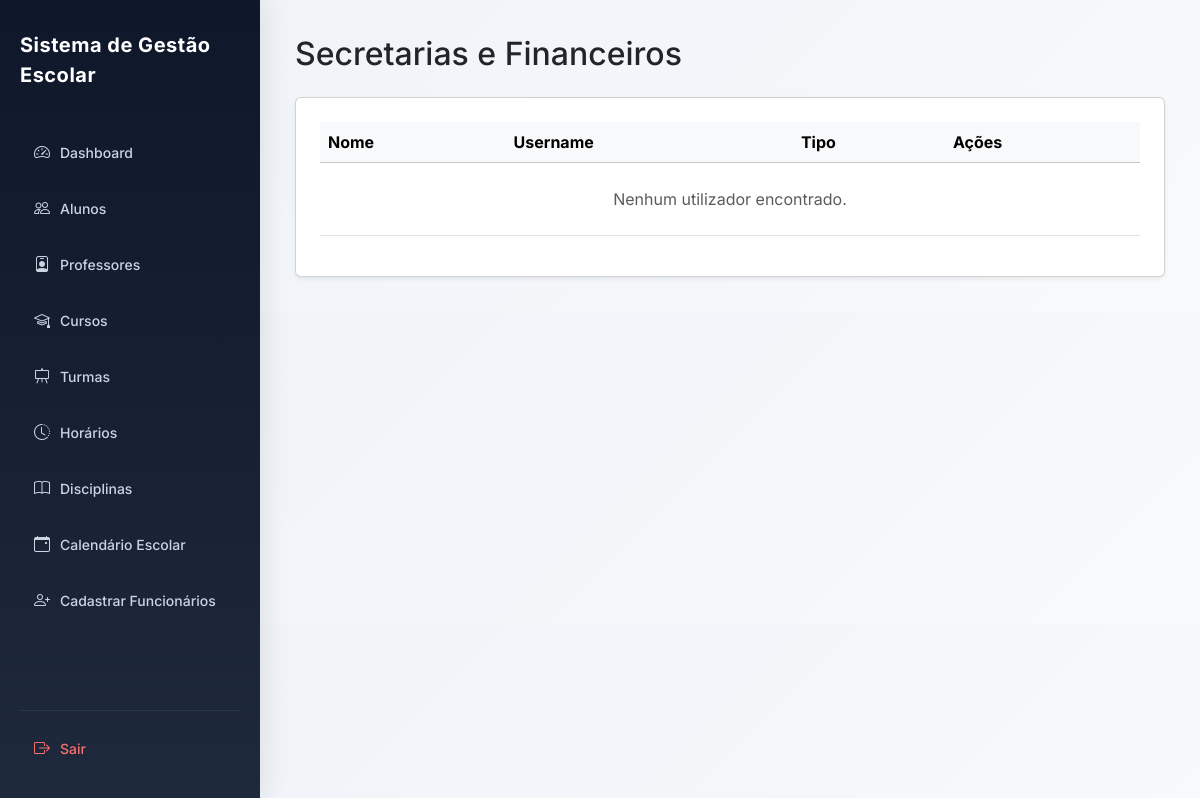
The page /secretarias/ (signed in) on the database as committed earlier.
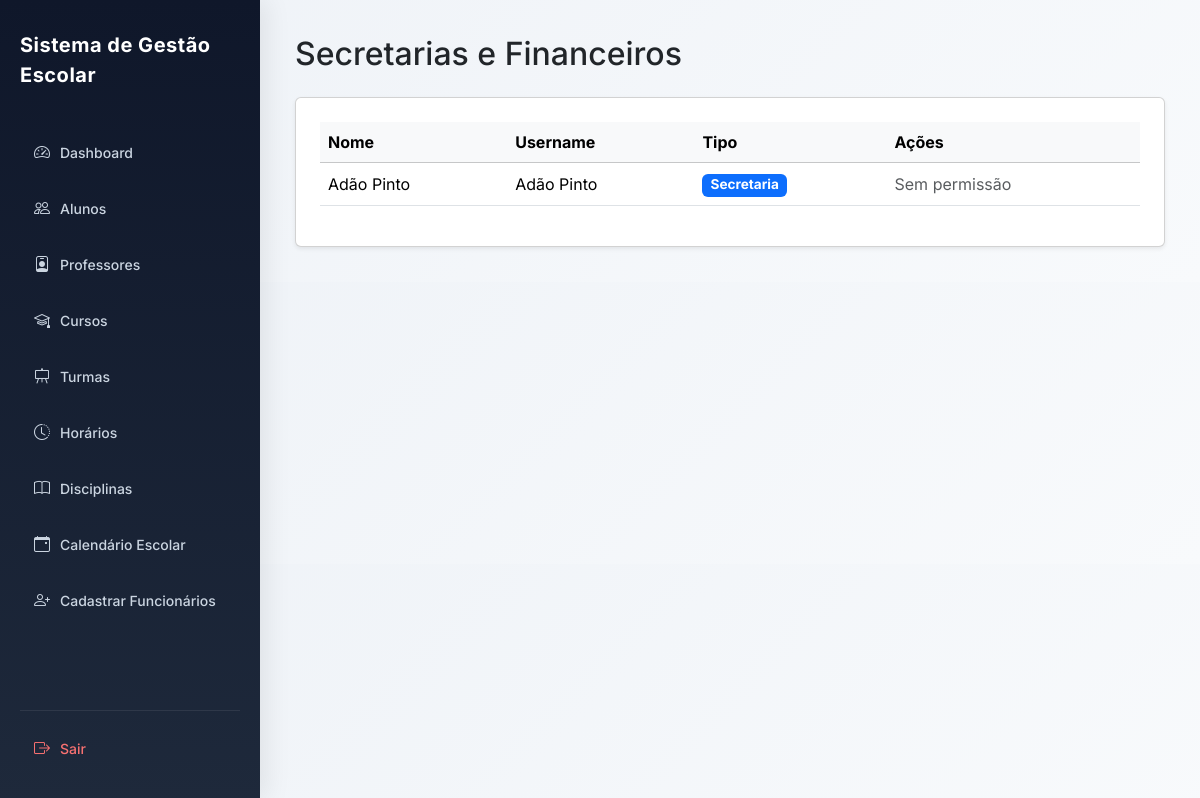
The same page on the database as committed later.
### users/models.py (models this page shows, shortened)
class User(AbstractUser):
    ROLE_CHOICES = (
        ('SUPERADMIN', 'Super Admin'),
        ('DIRETOR', 'Diretor'),
        ('PROFESSOR', 'Professor'),
        ('ALUNO', 'Aluno'),
        ('FINANCEIRO', 'Financeiro'),
        ('SECRETARIA', 'Secretaria'),
    )
    role = models.CharField(
        max_length=20,
        choices=ROLE_CHOICES,
        default='ALUNO'
    )
    ativo = models.BooleanField(default=True)
    escola = models.ForeignKey(
        'academic.Escola',
        on_delete=models.CASCADE,
        null=True,
        blank=True,
        related_name="usuarios"
    )
    criado_em = models.DateTimeField(auto_now_add=True)
    objects = UserManager()

### core/views.py (the view)
# urls.py: path('secretarias/', views.lista_secretarias, name='lista_secretarias'),
@login_required
def lista_secretarias(request):
    secretarias = User.objects.filter(role__in=['SECRETARIA', 'FINANCEIRO'])
    return render(request, 'lista_secretarias.html', {
        'secretarias': secretarias
    })

### core/templates/lista_secretarias.html (shortened to what this page needs)
{% extends "base.html" %}
{% block content %}
<h2 class="mb-4">Secretarias e Financeiros</h2>
<div class="card shadow-sm p-4">
    <div class="table-responsive">
        <table class="table table-hover align-middle">
            <thead class="table-light">
                <tr>
                    <th>Nome</th>
                    <th>Username</th>
                    <th>Tipo</th>
                    <th>Ações</th>
                </tr>
            </thead>
            <tbody>
                {% for user in secretarias %}
                <tr>
                    <td>{{ user.get_full_name }}</td>
                    <td>{{ user.username }}</td>
                    <td>
                        {% if user.role == 'SECRETARIA' %}
                            <span class="badge bg-primary">Secretaria</span>
                        {% elif user.role == 'FINANCEIRO' %}
                            <span class="badge bg-success">Financeiro</span>
                        {% else %}
                            <span class="badge bg-secondary">{{ user.get_role_display }}</span>
                        {% endif %}
                    </td>
                    <td>
                        {% if request.user.role == "DIRETOR" %}
                        <form method="POST" action="{% url 'eliminar_secretaria' user.id %}" style="display:inline;">
                            {% csrf_token %}
                            <button type="submit" class="btn btn-danger btn-sm"
                                    onclick="return confirm('Tem certeza que deseja eliminar {{ user.get_full_name }}?')">
                                <i class="bi bi-trash"></i> Eliminar
                            </button>
                        </form>
                        {% else %}
                        <span class="text-muted">Sem permissão</span>
                        {% endif %}
                    </td>
                </tr>
                {% empty %}
                <tr>
                    <td colspan="4" class="text-center text-muted py-4">
                        Nenhum utilizador encontrado.
                    </td>
                </tr>
                {% endfor %}
            </tbody>
        </table>
    </div>
</div>
{% endblock %}

Rows that differ between the two databases and show on the page:
added User: get_full_name "Adão Pinto", username "Adão Pinto", role "Secretaria"
Other text that changed with them:
text no longer shown: "Nenhum utilizador encontrado."
